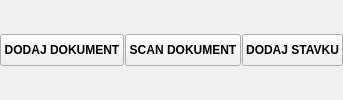
          <widget class="QFrame" name="frame_24">
           <property name="frameShape">
            <enum>QFrame::NoFrame</enum>
           </property>
           <property name="frameShadow">
            <enum>QFrame::Raised</enum>
           </property>
           <layout class="QHBoxLayout" name="horizontalLayout_20">
            <property name="spacing">
             <number>1</number>
            </property>
            <property name="leftMargin">
             <number>0</number>
            </property>
            <property name="topMargin">
             <number>0</number>
            </property>
            <property name="rightMargin">
             <number>0</number>
            </property>
            <property name="bottomMargin">
             <number>0</number>
            </property>
            <item>
             <widget class="QPushButton" name="btnempty1">
              <property name="sizePolicy">
               <sizepolicy hsizetype="Preferred" vsizetype="Fixed">
                <horstretch>0</horstretch>
                <verstretch>0</verstretch>
               </sizepolicy>
              </property>
              <property name="minimumSize">
               <size>
                <width>0</width>
                <height>32</height>
               </size>
              </property>
              <property name="font">
               <font>
                <weight>75</weight>
                <bold>true</bold>
               </font>
              </property>
              <property name="cursor">
               <cursorShape>PointingHandCursor</cursorShape>
              </property>
              <property name="text">
               <string>DODAJ DOKUMENT</string>
              </property>
              <property name="icon">
               <iconset resource="../../../resources/DonatForm.qrc">
                <normaloff>:/InDonat/Forms/images/PLUS.gif</normaloff>:/InDonat/Forms/images/PLUS.gif</iconset>
              </property>
              <property name="autoExclusive">
               <bool>true</bool>
              </property>
             </widget>
            </item>
            <item>
             <widget class="QPushButton" name="pushButton_6">
              <property name="minimumSize">
               <size>
                <width>0</width>
                <height>32</height>
               </size>
              </property>
              <property name="font">
               <font>
                <weight>75</weight>
                <bold>true</bold>
               </font>
              </property>
              <property name="cursor">
               <cursorShape>PointingHandCursor</cursorShape>
              </property>
              <property name="text">
               <string>SCAN DOKUMENT</string>
              </property>
             </widget>
            </item>
            <item>
             <widget class="QPushButton" name="btnOstalo_2">
              <property name="minimumSize">
               <size>
                <width>0</width>
                <height>32</height>
               </size>
              </property>
              <property name="font">
               <font>
                <weight>75</weight>
                <bold>true</bold>
               </font>
              </property>
              <property name="cursor">
               <cursorShape>PointingHandCursor</cursorShape>
              </property>
              <property name="text">
               <string>DODAJ STAVKU</string>
              </property>
              <property name="icon">
               <iconset resource="../../../resources/DonatForm.qrc">
                <normaloff>:/InDonat/Forms/images/PLUS.gif</normaloff>:/InDonat/Forms/images/PLUS.gif</iconset>
              </property>
              <property name="autoExclusive">
               <bool>true</bool>
              </property>
             </widget>
            </item>
           </layout>
          </widget>
